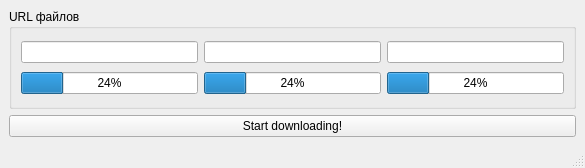
<?xml version="1.0" encoding="UTF-8"?>
<ui version="4.0">
 <class>MainWindow</class>
 <widget class="QMainWindow" name="MainWindow">
  <property name="geometry">
   <rect>
    <x>0</x>
    <y>0</y>
    <width>585</width>
    <height>168</height>
   </rect>
  </property>
  <property name="windowTitle">
   <string>MainWindow</string>
  </property>
  <widget class="QWidget" name="centralwidget">
   <layout class="QGridLayout" name="gridLayout_2">
    <property name="sizeConstraint">
     <enum>QLayout::SetMinimumSize</enum>
    </property>
    <item row="0" column="0">
     <widget class="QGroupBox" name="groupBox">
      <property name="title">
       <string>URL файлов</string>
      </property>
      <layout class="QGridLayout" name="gridLayout">
       <property name="sizeConstraint">
        <enum>QLayout::SetNoConstraint</enum>
       </property>
       <item row="0" column="0">
        <widget class="QLineEdit" name="url3"/>
       </item>
       <item row="0" column="1">
        <widget class="QLineEdit" name="url2"/>
       </item>
       <item row="0" column="2">
        <widget class="QLineEdit" name="url1"/>
       </item>
       <item row="1" column="0">
        <widget class="QProgressBar" name="progress1">
         <property name="value">
          <number>24</number>
         </property>
        </widget>
       </item>
       <item row="1" column="1">
        <widget class="QProgressBar" name="progress2">
         <property name="value">
          <number>24</number>
         </property>
        </widget>
       </item>
       <item row="1" column="2">
        <widget class="QProgressBar" name="progress3">
         <property name="value">
          <number>24</number>
         </property>
        </widget>
       </item>
      </layout>
     </widget>
    </item>
    <item row="1" column="0">
     <widget class="QPushButton" name="pushButton">
      <property name="text">
       <string>Start downloading!</string>
      </property>
     </widget>
    </item>
   </layout>
  </widget>
  <widget class="QMenuBar" name="menubar">
   <property name="geometry">
    <rect>
     <x>0</x>
     <y>0</y>
     <width>585</width>
     <height>21</height>
    </rect>
   </property>
  </widget>
  <widget class="QStatusBar" name="statusbar"/>
 </widget>
 <resources/>
 <connections/>
</ui>
